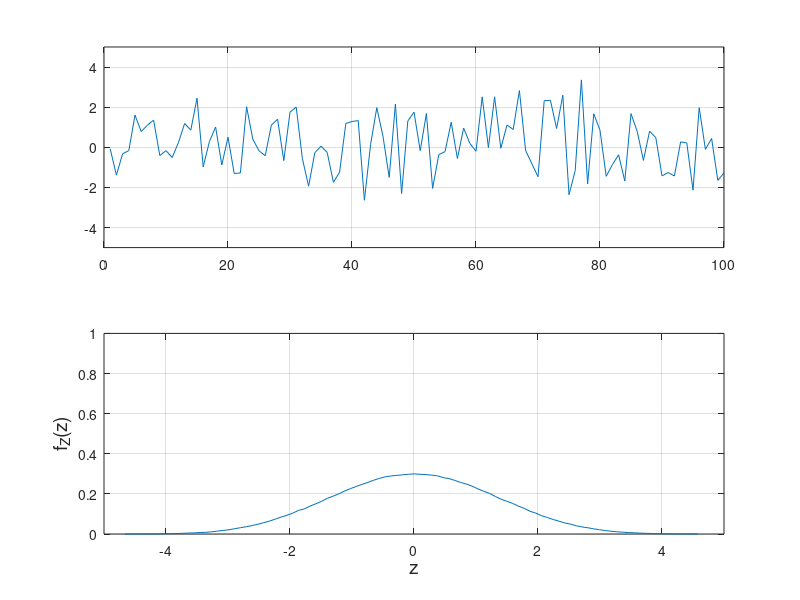

Here is the MATLAB script that generated this plot:
%p.34 uniform 분포를 이용한 central limit theorem 
%made in MyeongBoem Heo
clear all;
close all;

L = 1000000;
%여기서 z1,z2,...z5는 모두 랜덤변수로 독립적이다.
%또한 모두 -1 에서 1 사이의 범위 값을 가지는 유니폼 분포이므로 모두들 확률 밀도 함수가 같다.
%이 랜덤변수들을 다 더한값의 분포를 알고 싶다.
z1 = -1 + (1 + 1)*rand(L,1);
z2 = -1 + (1 + 1)*rand(L,1);
z3 = -1 + (1 + 1)*rand(L,1);
z4 = -1 + (1 + 1)*rand(L,1);
z5 = -1 + (1 + 1)*rand(L,1);
Z = z1 + z2 + z3 + z4 + z5;

subplot(2,1,1),plot(Z(1:100));
grid;
axis([0 100 -5 5])

[A B] = hist(Z,100); %히스토그램에서 [갯수, 도수] = hist(분포,샘플링 간격)
area = (B(2) - B(1)) * sum(A);
pdf = A/area;
subplot(2,1,2),plot(B,pdf); % x축은 도수 , y축은 확률 밀도 함수
xlabel('z','fontsize',14);
ylabel('f_Z(z)','fontsize',14);
grid;
axis([-5 5 0 1]);
%즉 독립적인 유니폼 분포(잡음 분포)를 다 더하게 되면 가우시안 분포를 띄게 되는 것을 알 수 있다.  